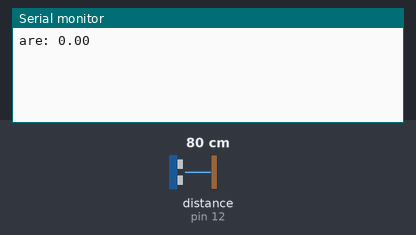
A program run on a simulated Arduino Mega 2560, built with avr-gcc and run on an emulated ATmega2560. Shown: the last lines printed to the serial monitor. The test bench sets the inputs (shaded band); at power-on: distance to the obstacle (sensor on pin 12) 80 cm. The echo pulse lasts 58.3 µs per cm.

Above: at 1.7 s.
1.8 s: distance to the obstacle (sensor on pin 12) set to 2 cm
At 3.0 s:
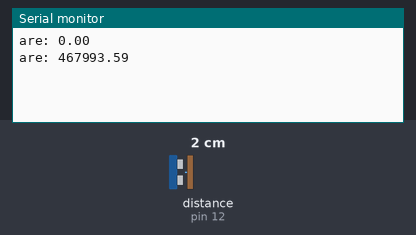
3.3 s: distance to the obstacle (sensor on pin 12) set to 4 cm
At 3.3 s:
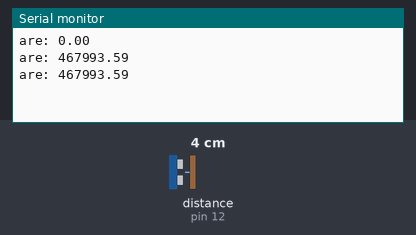
Timing chart, 0 to 6.3 s (numbered marks = the images above; inputs shaded):
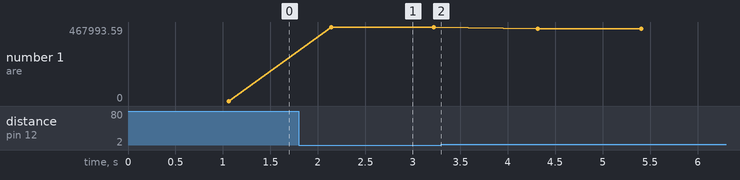

The program:

main.cpp
```cpp
#include <Arduino.h>
#include "Properties.h"
#include "Utils.h"

Point emptyBelt[SENSOR_COUNT];
double area = 0.;
Point scanRes[SENSOR_COUNT];

void setup() {
  initBelt(emptyBelt, 2, 2);
  Serial.begin(9600);
}

void loop() {
  scanBelt(scanRes, 1, 1);
  area = calculateArea(scanRes, emptyBelt) * getDeltaD();
  Serial.print("are: ");
  Serial.println(area);
  delay(1000);
}
```

Properties.h
```cpp
#ifndef PROPERTIES_H
#define PROPERTIES_H

#define SENSOR_COUNT 5
#define SENSOR_SPACING 30
#define TRIG_PIN 11
#define ECHO_PIN 12
#define MIN_DIST 20
#define MAX_DIST 2000

#define ADD_SIZE 5

const int ADD_PINS[] = {1, 2, 3, 4, 5};

#endif
```

Utils.h
```cpp
#include <Arduino.h>
#include "Properties.h"

struct Point
{
    double x, y;
};

void scanBelt(Point* points, int min, int max);
void initBelt(Point* points, int min, int max);
double calculateArea(Point* const scanRes, Point* const emptyBelt);
double getDeltaD();
```

sensors.h
```cpp
double readDistance(int sensor_index);
```

Utils.cpp
```cpp
#include "Utils.h"
#include "Arduino.h"
#include "sensors.h"

double getLineLength(Point A, Point B)
{
    return sqrt(pow(B.x - A.x, 2) + pow(B.y - A.y, 2));
}

double getQuadrilateralArea(Point A, Point B, Point C, Point D)
{
    //  D           C
    //  X-----------X
    //  /           /
    //  /           /
    //  /           /
    //  X-----------X
    //  A           B

    double a = getLineLength(A, B);
    double b = getLineLength(B, C);
    double c = getLineLength(C, D);
    double d = getLineLength(D, A);
    double p = getLineLength(D, B);
    double q = getLineLength(A, C);

    return 0.25 * sqrt((4.0 * pow(p,2) * pow(q,2)) - pow((pow(b,2) + pow(d,2) - pow(a,2) - pow(c,2)),2));
}

void scanBelt(Point* points, int min, int max)
{
    for(int i = 0; i < SENSOR_COUNT; i++)
    {
        points[i].y = readDistance(i);
    }
}

void initBelt(Point* points, int min, int max)
{
    for(int i = 0; i < SENSOR_COUNT; i++)
    {
        points[i] = Point{(i * SENSOR_SPACING), readDistance(i)};
    }
}

double calculateArea(Point* const scanRes, Point* const emptyBelt)
{
    double area = 0.;

    for(int i = 0; i < SENSOR_COUNT - 1; i++)
    {
        area += getQuadrilateralArea(emptyBelt[i], emptyBelt[i + 1], scanRes[i + 1], scanRes[i]);
    }

    return area;
}

double getDeltaD()
{
    return 10.;
}
```

sensors.cpp
```cpp
#include <hcsr04.h>
#include "Properties.h"
#include "sensors.h"

void idToAddress(int id, int* add) {
  int i = 0;
  int s = ceil(log(id)/log(2));
  if (s > 5)
  {
    return;
  }
  while (id != 0)
  {
    add[i] = id % 2;
    id = id >> 1;
    i++;
  }
}

HCSR04 active_sensor(TRIG_PIN, ECHO_PIN, MIN_DIST, MAX_DIST);

double readActiveSensor()
{
    double cum_dist = 0.0;
    for (int i = 0; i < 20; i++)
    {
        cum_dist += active_sensor.distanceInMillimeters();
    }
    return cum_dist/20.0;
}

void activate_sensor(int sensor_index)
{
    int add[] = {0, 0, 0, 0, 0};
    idToAddress(sensor_index, add);

    for (int i = 0; i < ADD_SIZE; i++)
    {
        digitalWrite(ADD_PINS[i], add[i]);
    }
}

double readDistance(int sensor_index)
{
    activate_sensor(sensor_index);
    return readActiveSensor();
}
```

Measured:
- after the input at 1.8 s, the serial monitor: prints a new line after 0.34 s (image 1)
- plotted number 1: 0 → 467993.59 after the input at 1.8 s, 467993.59 → 456003.46 after the input at 3.3 s
